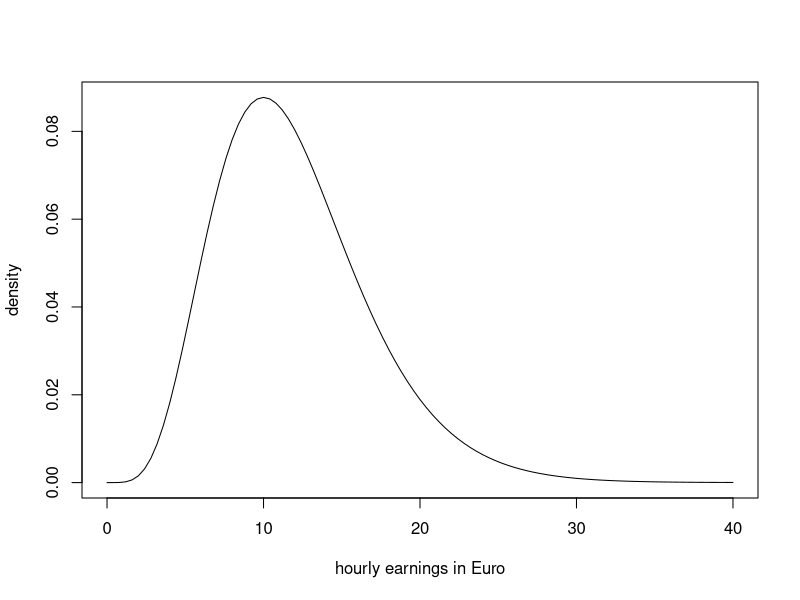
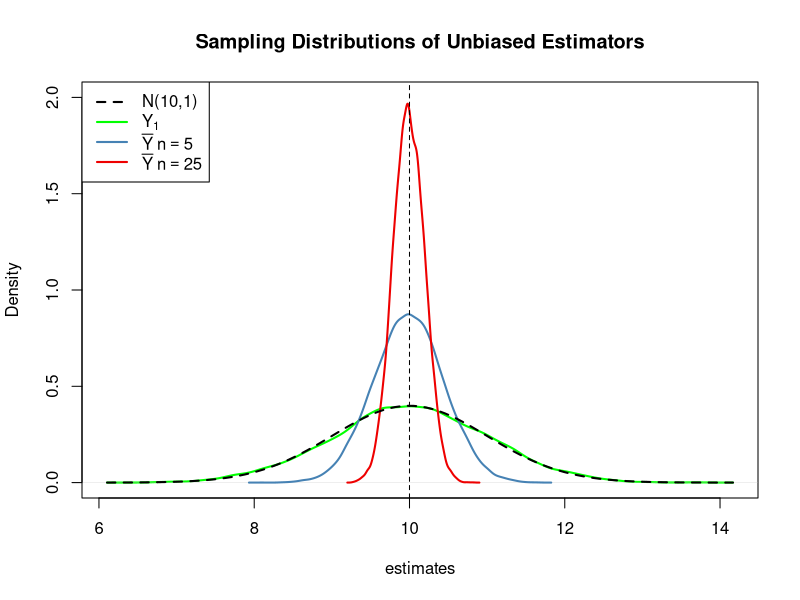
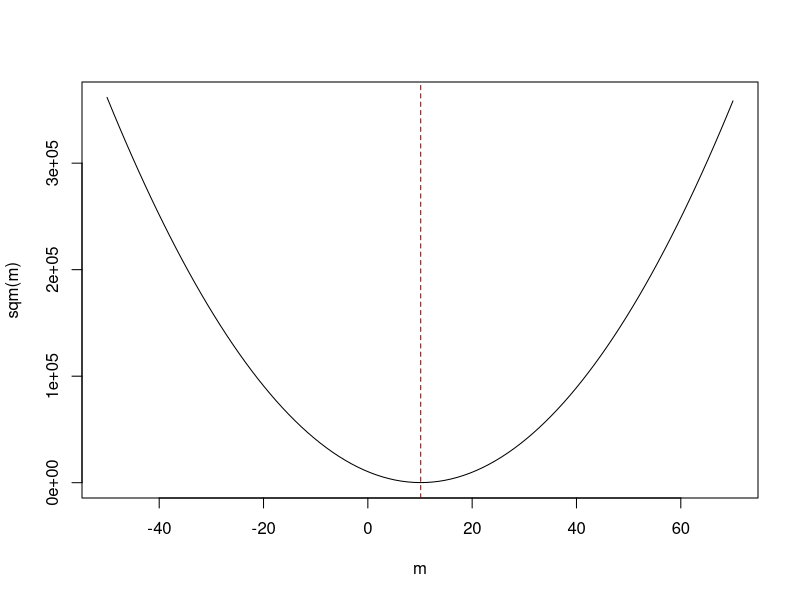
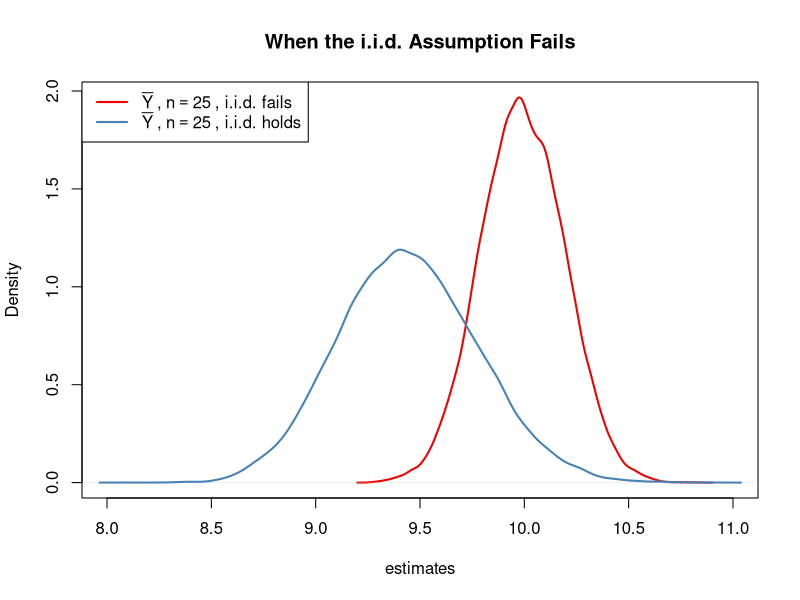
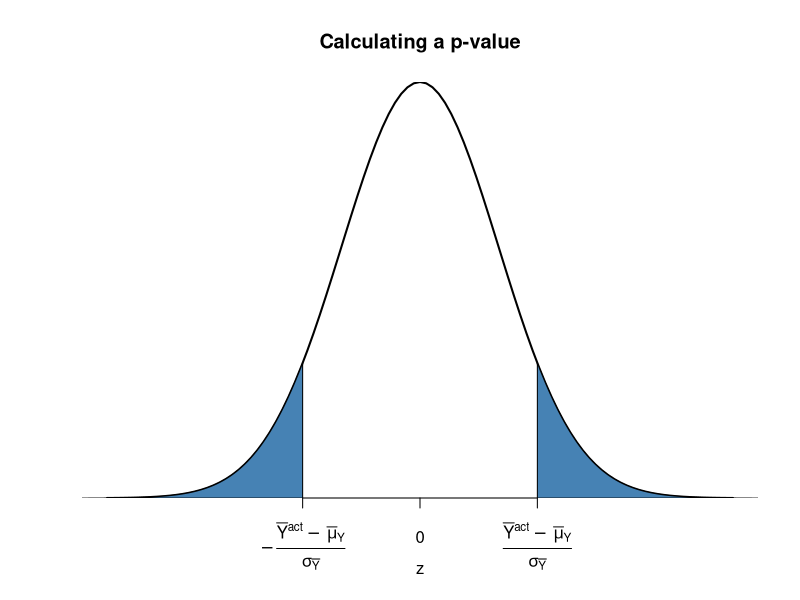
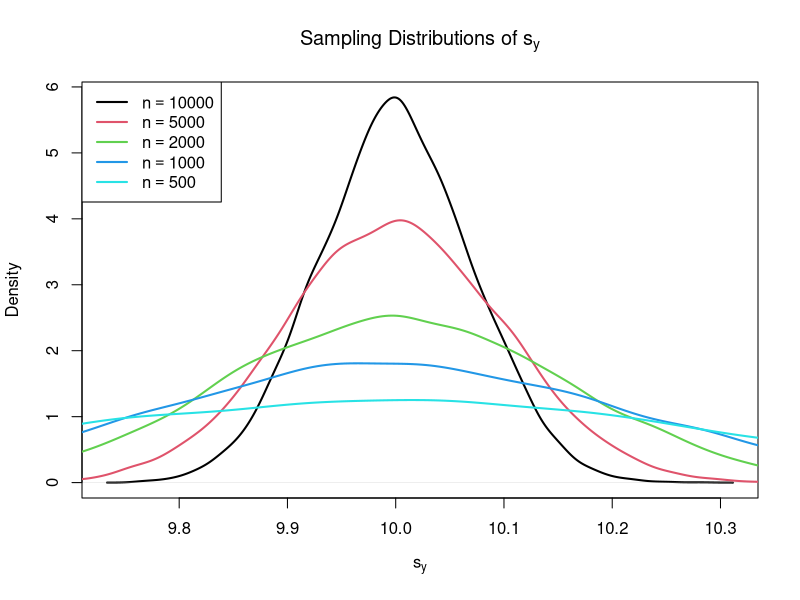
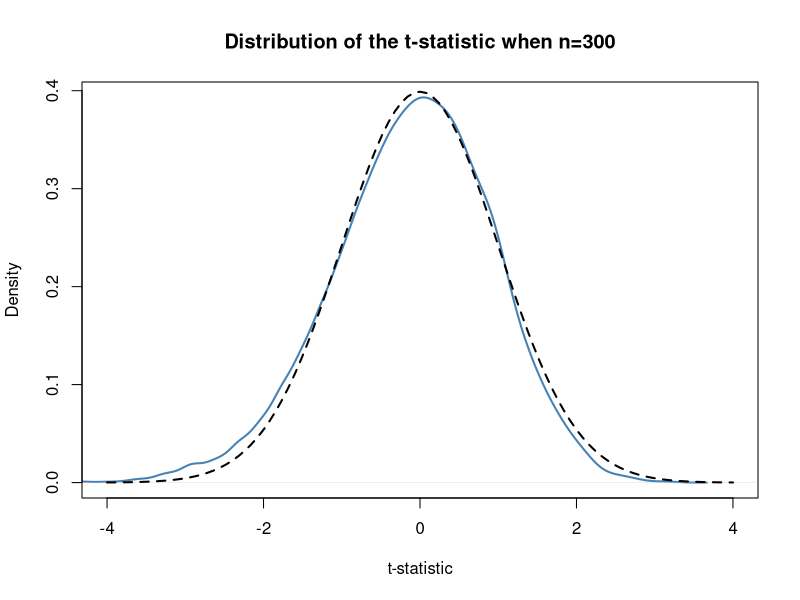
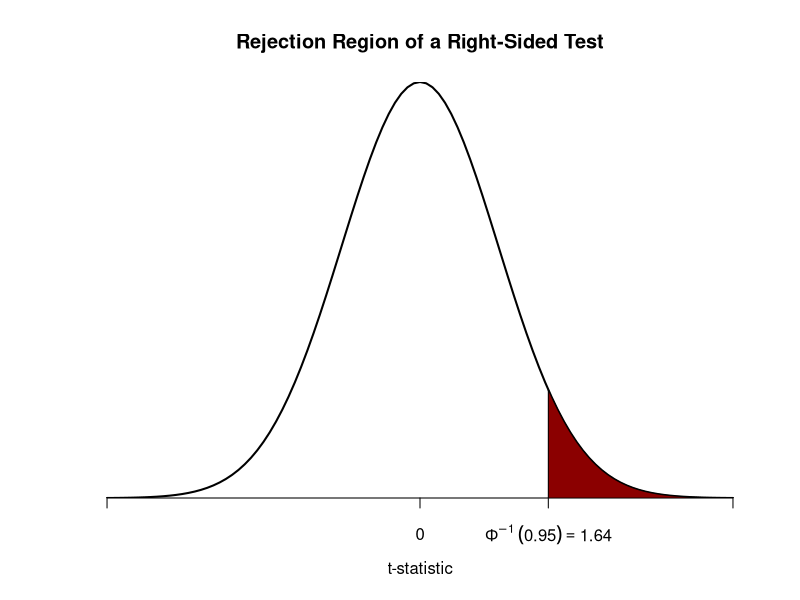

The R source for these figures, in order:
## ---- chunk 1
# plot the chi_12^2 distribution
curve(dchisq(x, df=12), 
      from = 0, 
      to = 40, 
      ylab = "density", 
      xlab = "hourly earnings in Euro"
      )
## ---- chunk 2
# set seed for reproducibility
set.seed(1)

# sample from the chi_12^2 distribution, keep only the first observation
rchisq(n = 100, df = 12)[1]
## ---- chunk 3
# generate a fictive population
pop <- rnorm(10000, 10, 1)

# sample form pop and estimate the mean
est1 <- replicate(expr = mean(sample(x = pop, size = 5)), n = 25000)

est2 <- replicate(expr = mean(sample(x = pop, size = 25)), n = 25000)

fo <- replicate(expr = sample(x = pop, size = 5)[1], n = 25000)
## ---- chunk 4
# check if object type is vector
is.vector(est1)
is.vector(est2)

# check lengths
length(est1)
length(est2)
## ---- chunk 5
# plot density estimate Y_1
plot(density(fo), 
      col = 'green', 
      lwd = 2,
      ylim = c(0,2),
      xlab = 'estimates',
      main = 'Sampling Distributions of Unbiased Estimators'
      )

# add density estimate for the distribution of the sample mean with n=5 to the plot
lines(density(est1), 
     col = 'steelblue', 
     lwd = 2, 
     bty = 'l'
     )

# add density estimate for the distribution of the sample mean with n=25 to the plot
lines(density(est2), 
      col = 'red2', 
      lwd = 2
      )

# add a vertical line marking the true parameter
abline(v = 10, lty = 2)

# add N(10,1) density to the plot
curve(dnorm(x, mean=10), 
     lwd = 2,
     lty = 2,
     add = T
     )

# add a legend
legend("topleft",
       legend = c("N(10,1)",
                  expression(Y[1]),
                  expression(bar(Y) ~ n==5),
                  expression(bar(Y) ~ n==25)
                  ), 
       lty = c(2, 1, 1, 1), 
       col = c('black','green', 'steelblue', 'red2'),
       lwd = 2
       )
## ---- chunk 6
# define the function and vectorize it
sqm <- function(m) {
 sum((y-m)^2)
}
sqm <- Vectorize(sqm)

# draw random sample and compute the mean
y <- rnorm(100, 10, 1)
mean(y)

# plot the objective function
curve(sqm(x), 
      from = -50, 
      to = 70,
      xlab = "m",
      ylab ="sqm(m)"
      )

# add vertical line at mean(y)
abline(v = mean(y), 
       lty = 2, 
       col = "darkred"
       )
## ---- chunk 7
# compute the population mean of pop
mean(pop)
## ---- chunk 8
# simulate outcome for the sample mean when the i.i.d. assumption fails
est3 <-  replicate(n = 25000, 
                    expr = mean(sample(x = sort(pop), 
                                  size = 10, 
                                  prob = c(rep(4,2500),rep(1,7500))
                                      )
                                )
                   )

# compute the sample mean of the outcomes
mean(est3)
## ---- chunk 9
# sampling distribution of sample mean, i.i.d. holds, n=25
plot(density(est2), 
      col = 'red2',
      lwd = 2,
      xlim = c(8,11),
      xlab = 'estimates',
      main = 'When the i.i.d. Assumption Fails'
     )

# sampling distribution of sample mean, i.i.d. fails, n=25
lines(density(est3),
      col = 'steelblue',
      lwd = 2
      )

# add a legend
legend("topleft",
       legend = c(expression(bar(Y) ~ "," ~ n==25 ~ ", i.i.d. fails"),
                  expression(bar(Y) ~ "," ~ n==25 ~ ", i.i.d. holds")
                  ), 
       lty = c(1, 1), 
       col = c('red2', 'steelblue'),
       lwd = 2
       )
## ---- chunk 10
# plot the standard normal density on the domain [-4,4]
curve(dnorm(x),
      xlim = c(-4,4),
      main = 'Calculating a p-value',
      yaxs = 'i',
      xlab = 'z',
      ylab = '',
      lwd = 2,
      axes = 'F'
      )

# add x-axis
axis(1, 
     at = c(-1.5,0,1.5), 
     padj = 0.75,
     labels = c(expression(-frac(bar(Y)^"act"~-~bar(mu)[Y,0],sigma[bar(Y)])),
                0,
                expression(frac(bar(Y)^"act"~-~bar(mu)[Y,0],sigma[bar(Y)])))
     )

# shade p-value/2 region in left tail
polygon(x = c(-6, seq(-6,-1.5,0.01),-1.5),
        y = c(0, dnorm(seq(-6,-1.5,0.01)),0), 
        col = 'steelblue'
        )

## shade p-value/2 region in right tail
polygon(x = c(1.5, seq(1.5, 6, 0.01), 6),
        y = c(0, dnorm(seq(1.5, 6, 0.01)), 0), 
        col = 'steelblue'
        )

## ---- chunk 11
# vector of sample sizes
n <- c(10000, 5000, 2000, 1000, 500)

# sample observations, estimate using sd() and plot estimated distributions
s2_y <- replicate(n = 10000, expr = sd(rnorm(n[1], 10, 10)))
plot(density(s2_y),
     main = expression('Sampling Distributions of' ~ s[y]),
     xlab = expression(s[y]),
     lwd = 2
     )

for (i in 2:length(n)) {
  s2_y <- replicate(n = 10000, expr = sd(rnorm(n[i],10,10)))
  lines(density(s2_y), 
        col=i, 
        lwd=2)
}

# add a legend
legend("topleft",
       legend = c(expression(n==10000),
                  expression(n==5000),
                  expression(n==2000),
                  expression(n==1000),
                  expression(n==500)
       ), 
       col = 1:5,
       lwd = 2
)
## ---- chunk 12
# draw 10000 samples of size 100 and estimate the mean of Y and
# estimate the standard error of the sample mean

mean_estimates <- numeric(10000)
se_estimates <- numeric(10000)

for (i in 1:10000) {
  s <- sample(0:1, 
              size = 100,  
              prob = c(0.9, 0.1),
              replace = T
              )
  mean_estimates[i] <- mean(s)
  se_estimates[i] <- sqrt(mean(s)*(1-mean(s))/100)
}

mean(mean_estimates)
mean(se_estimates)
## ---- chunk 13
# sample and estimate, compute standard error and make a hypothesis
samplemean_act <- mean(
  sample(0:1, 
         prob = c(0.9,0.1), 
         replace = T, 
         size = 100
         )
  )

SE_samplemean <- sqrt(samplemean_act * (1-samplemean_act)/100)

mean_h0 <- 0.1 #true null hypothesis

# compute the pvalue
pvalue <- 2 * pnorm(-abs(samplemean_act-mean_h0)/SE_samplemean)
pvalue
## ---- chunk 14
# compute a t-statistic for the sample mean
tstatistic <- (samplemean_act - mean_h0) / SE_samplemean
tstatistic
## ---- chunk 15
# initialize empty vector for t-statistics
tstatistics <- numeric(10000)

# set sample size
n <- 300

# simulate 10000 t-statistics
for (i in 1:10000) {
  s <- sample(0:1, 
              size = n,  
              prob = c(0.9, 0.1),
              replace = T
              )
  tstatistics[i] <- (mean(s)-0.1)/(sqrt(mean(s)*(1-mean(s))/n))
}

# plot density and compare to N(0,1) density
plot(density(tstatistics),
     xlab = 't-statistic',
     main = 'Distribution of the t-statistic when n=300',
     lwd = 2,
     xlim = c(-4,4),
     col = 'steelblue'
     )

# N(0,1) density (dashed)
curve(dnorm(x), 
      add = T, 
      lty = 2, 
      lwd= 2
      )
## ---- chunk 16
# check whether p-value < 0.05
pvalue < 0.05
## ---- chunk 17
# check the critical value
qnorm(p = 0.05)

# check whether the null is rejected using the t-statistic computed further above
abs(tstatistic) > 1.96
## ---- chunk 18
# plot the standard normal density on the domain [-4,4]
curve(dnorm(x),
      xlim = c(-4,4),
      main = 'Rejection Region of a Right-Sided Test',
      yaxs = 'i',
      xlab = 't-statistic',
      ylab = '',
      lwd = 2,
      axes = 'F'
)

# add x-axis
axis(1, 
     at = c(-4,0,1.64,4), 
     padj = 0.5,
     labels = c('',0,expression(Phi^-1~(.95)==1.64),'')
)

# shade rejection region in right tail
polygon(x = c(1.64, seq(1.64, 4, 0.01), 4),
        y = c(0, dnorm(seq(1.64, 4, 0.01)), 0), 
        col = 'darkred'
)
## ---- chunk 19
# plot the standard normal density on the domain [-4,4]
curve(dnorm(x),
      xlim = c(-4,4),
      main = 'Rejection Region of a Left-Sided Test',
      yaxs = 'i',
      xlab = 't-statistic',
      ylab = '',
      lwd = 2,
      axes = 'F'
)

# add x-axis
axis(1, 
     at = c(-4,0,-1.64,4), 
     padj = 0.5,
     labels = c('',0,expression(Phi^-1~(.05)==-1.64),'')
)

# shade rejection region in right tail
polygon(x = c(-4, seq(-4, -1.64, 0.01), -1.64),
        y = c(0, dnorm(seq(-4, -1.64, 0.01)), 0), 
        col = 'darkred'
)
## ---- chunk 20
# set random seed
set.seed(1)

# generate some sample data
sampledata <- rnorm(100,10,10)

# checke type
typeof(t.test(sampledata))

# display list elements produced by t.test
ls(
  t.test(sampledata)
)
## ---- chunk 21
t.test(sampledata)$"conf.int"
## ---- chunk 22
t.test(sampledata)
## ---- chunk 23
# set random seed
set.seed(1)

# draw data from two different populations with equal mean
sample_pop1 <- rnorm(100, 10, 10)
sample_pop2 <- rnorm(100, 10, 20)

# perform a two sample t-test
t.test(sample_pop1, sample_pop2)
## ---- chunk 24
library(readxl) # needed to read Excel files
library(dplyr, quietly = T)
cps <- read_excel(path = 'data/cps_ch3.xlsx')
# Get an overview of the data structure
head(cps)
# Take cps_dat %>% group data by gender and year %>% compute the mean, standard deviation
# and number of observations for each group
avgs <- cps %>% group_by(a_sex, year) %>% summarise(mean(ahe08), sd(ahe08), n())
print(avgs, digits = 2)
## ---- chunk 25
male   <- avgs %>% filter(a_sex == 1) 
female <- avgs %>% filter(a_sex == 2)

# Rename columns
colnames(male)   <- c("Sex", "Year", "Y_bar_m", "s_m", "n_m")
colnames(female) <- c("Sex", "Year", "Y_bar_f", "s_f", "n_f")

# Gender gap, standard errors and confidence intervals
gap      <- male$Y_bar_m - female$Y_bar_f
gap_se   <- sqrt(male$s_m^2 / male$n_m + female$s_f^2 / female$n_f)
gap_ci_l <- gap - 1.96 * gap_se
gap_ci_u <- gap + 1.96 * gap_se
result   <- cbind(male[,-1], female[,-(1:2)], gap, gap_se, gap_ci_l, gap_ci_u)
print(result, digits = 2)
